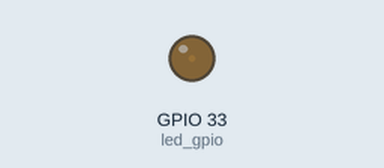
A sketch run on a simulated ESP32. Shown: output pins drawn as LEDs (lit = HIGH).

Above: at 0.05 s.
At 0.95 s:
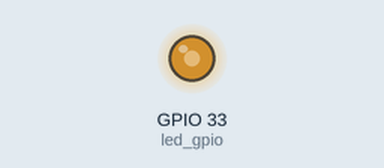
At 1.4 s:
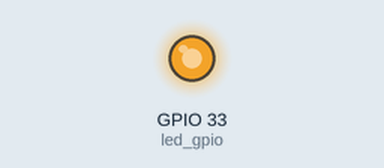
At 2.75 s:
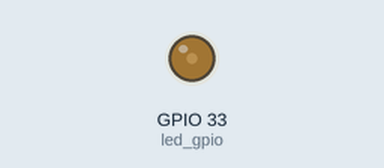
Timing chart, 0 to 7.0 s (numbered marks = the images above):
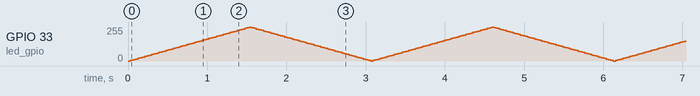

The sketch:

Led_PWM_Video15.ino
```cpp
const byte led_gpio = 33;
int brightness = 0;
int fadeAmount = 5;

void setup() {
 ledcAttachPin(led_gpio, 0);
 ledcSetup(0,1000,8); // (NoLoSe,es la fracuencia en KHz, Resolucion en bits) cuanto menor sea la frecuencia mas rápido "parpadea"
}

void loop() {
  ledcWrite(0, brightness);

  brightness = brightness + fadeAmount;

  if (brightness <= 0 || brightness >= 255){
      fadeAmount = -fadeAmount;
    }
    delay(30);
}
```
